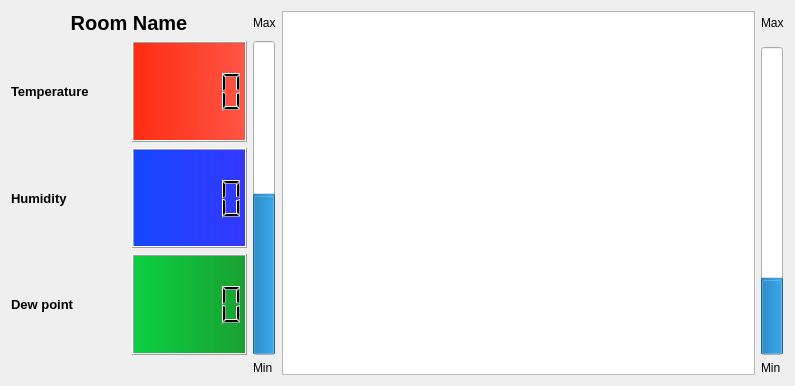
<?xml version="1.0" encoding="UTF-8"?>
<ui version="4.0">
 <class>Form</class>
 <widget class="QWidget" name="Form">
  <property name="geometry">
   <rect>
    <x>0</x>
    <y>0</y>
    <width>795</width>
    <height>386</height>
   </rect>
  </property>
  <property name="windowTitle">
   <string>Form</string>
  </property>
  <layout class="QVBoxLayout" name="verticalLayout">
   <item>
    <layout class="QGridLayout" name="environement_control_layout">
     <property name="sizeConstraint">
      <enum>QLayout::SetFixedSize</enum>
     </property>
     <item row="0" column="7">
      <widget class="QLabel" name="max_hum">
       <property name="text">
        <string>Max</string>
       </property>
      </widget>
     </item>
     <item row="3" column="4">
      <widget class="QLabel" name="min_temp">
       <property name="text">
        <string>Min</string>
       </property>
      </widget>
     </item>
     <item row="0" column="5" rowspan="4" colspan="2">
      <widget class="PlotWidget" name="pyqtPlotItem">
       <property name="maximumSize">
        <size>
         <width>16777215</width>
         <height>16777215</height>
        </size>
       </property>
      </widget>
     </item>
     <item row="3" column="7">
      <widget class="QLabel" name="min_hum">
       <property name="text">
        <string>Min</string>
       </property>
      </widget>
     </item>
     <item row="2" column="7">
      <widget class="QProgressBar" name="humidity_bar">
       <property name="value">
        <number>24</number>
       </property>
       <property name="textVisible">
        <bool>false</bool>
       </property>
       <property name="orientation">
        <enum>Qt::Vertical</enum>
       </property>
      </widget>
     </item>
     <item row="0" column="4">
      <widget class="QLabel" name="max_temp">
       <property name="text">
        <string>Max</string>
       </property>
      </widget>
     </item>
     <item row="1" column="4" rowspan="2">
      <widget class="QProgressBar" name="temperature_bar">
       <property name="layoutDirection">
        <enum>Qt::LeftToRight</enum>
       </property>
       <property name="value">
        <number>50</number>
       </property>
       <property name="alignment">
        <set>Qt::AlignLeading|Qt::AlignLeft|Qt::AlignVCenter</set>
       </property>
       <property name="textVisible">
        <bool>false</bool>
       </property>
       <property name="orientation">
        <enum>Qt::Vertical</enum>
       </property>
       <property name="invertedAppearance">
        <bool>false</bool>
       </property>
      </widget>
     </item>
     <item row="1" column="0" rowspan="2">
      <layout class="QGridLayout" name="gridLayout">
       <item row="0" column="1">
        <widget class="QLCDNumber" name="temp_lcd">
         <property name="font">
          <font>
           <pointsize>8</pointsize>
          </font>
         </property>
         <property name="styleSheet">
          <string notr="true">background-color: qlineargradient(spread:pad, x1:0, y1:0, x2:1, y2:0, stop:0 rgb(255, 44, 16), stop:1 rgb(255, 85, 70));</string>
         </property>
        </widget>
       </item>
       <item row="1" column="1">
        <widget class="QLCDNumber" name="hum_lcd">
         <property name="styleSheet">
          <string notr="true">background-color: qlineargradient(spread:pad, x1:0, y1:0, x2:1, y2:0, stop:0 rgb(21, 71, 255), stop:1 rgb(53, 56, 255));</string>
         </property>
        </widget>
       </item>
       <item row="1" column="0">
        <widget class="QLabel" name="hum_lcd_label">
         <property name="font">
          <font>
           <pointsize>10</pointsize>
           <weight>75</weight>
           <bold>true</bold>
          </font>
         </property>
         <property name="text">
          <string>Humidity</string>
         </property>
        </widget>
       </item>
       <item row="2" column="0">
        <widget class="QLabel" name="dew_point_lcd_label">
         <property name="font">
          <font>
           <pointsize>10</pointsize>
           <weight>75</weight>
           <bold>true</bold>
          </font>
         </property>
         <property name="text">
          <string>Dew point</string>
         </property>
        </widget>
       </item>
       <item row="2" column="1">
        <widget class="QLCDNumber" name="dew_point_lcd">
         <property name="styleSheet">
          <string notr="true">background-color: qlineargradient(spread:pad, x1:0, y1:0, x2:1, y2:0, stop:0 rgb(11, 208, 67), stop:1 rgb(25, 161, 48));</string>
         </property>
        </widget>
       </item>
       <item row="0" column="0">
        <widget class="QLabel" name="temp_lcd_label">
         <property name="font">
          <font>
           <pointsize>10</pointsize>
           <weight>75</weight>
           <bold>true</bold>
          </font>
         </property>
         <property name="text">
          <string>Temperature</string>
         </property>
        </widget>
       </item>
      </layout>
     </item>
     <item row="0" column="0">
      <widget class="QLabel" name="room_label">
       <property name="font">
        <font>
         <pointsize>15</pointsize>
         <weight>75</weight>
         <bold>true</bold>
        </font>
       </property>
       <property name="text">
        <string>Room Name</string>
       </property>
       <property name="alignment">
        <set>Qt::AlignCenter</set>
       </property>
      </widget>
     </item>
    </layout>
   </item>
  </layout>
 </widget>
 <customwidgets>
  <customwidget>
   <class>PlotWidget</class>
   <extends>QGraphicsView</extends>
   <header>pyqtgraph</header>
  </customwidget>
 </customwidgets>
 <resources/>
 <connections/>
</ui>
